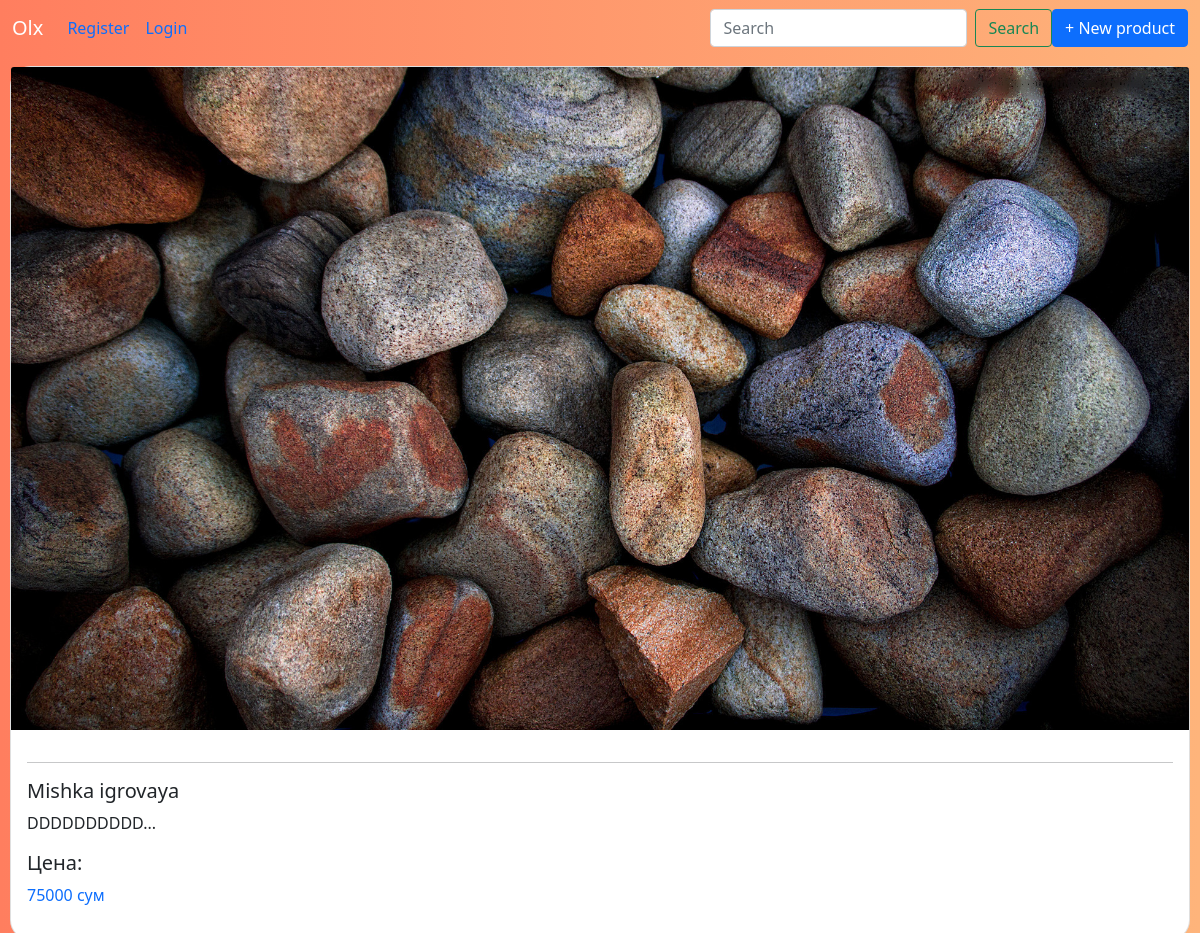
The app's page /subcategories/1 with its own data.
### olx/models.py (models this page shows, shortened)
class Product(models.Model):
    def get_default_subcategory():
        default_subcategory = Subcategory.objects.first()
        return default_subcategory.id if default_subcategory else None
    title = models.CharField('Название', max_length=255)
    text = models.TextField('Текст')
    image = models.ImageField('Фото', blank=True, null=True)
    price = models.IntegerField('Цена', default=0)
    date = models.DateTimeField('Дата выпуска', default = timezone.now)
    category = models.ForeignKey(Subcategory, on_delete=models.CASCADE, verbose_name = 'Категория', default = get_default_subcategory)
    class Meta:
        verbose_name = 'Продукт'
        verbose_name_plural = 'Продукты'

### olx/views.py (the view)
# urls.py: path('subcategories/<int:id>', views.subcategories, name='subcategories'),
def subcategories(request, id):
    subcategory = Subcategory.objects.get(id=id)
    return render(request, 'olx/subcategory.html', {'subcategory': subcategory})

### olx/templates/olx/subcategory.html (shortened to what this page needs)
{% extends 'base.html' %}
{% load static %}
{% block content %}
<div class="card-group">
    {% for product in subcategory.product_set.all %}
    <div class="card" style="border-radius: 20px 20px 20px 20px; margin: 10px;">
        {% if product.image %}
        <img src="{{product.image.url}}" class="card-img-top" alt="...">
        {% else %}
        <img src="{% static 'img/9.png' %}" alt="...">
        {% endif %}
        <div class="card-body">
            <hr>
            <h5 class="card-title">{{ product.title }}</h5>
            <p class="card-text">{{ product.text | slice:'0:50'}}...</p>
            <h5>Цена:</h5><a href="{% url 'product_detail' id=product.id %}" style="text-decoration: none;"><p class="card-price">{{ product.price }} сум</p></a>
        </div>
    </div>
    {% endfor %}
</div>
{% endblock %}

### olx/static/css/style.css (style rules this page uses)
body { background: linear-gradient(to right, #ff7e5f, #feb47b); }
.card { display: flex; flex-wrap: wrap; }

### records on screen
Product: image (picture), title "Mishka igrovaya", text "DDDDDDDDDD", price "75000"
